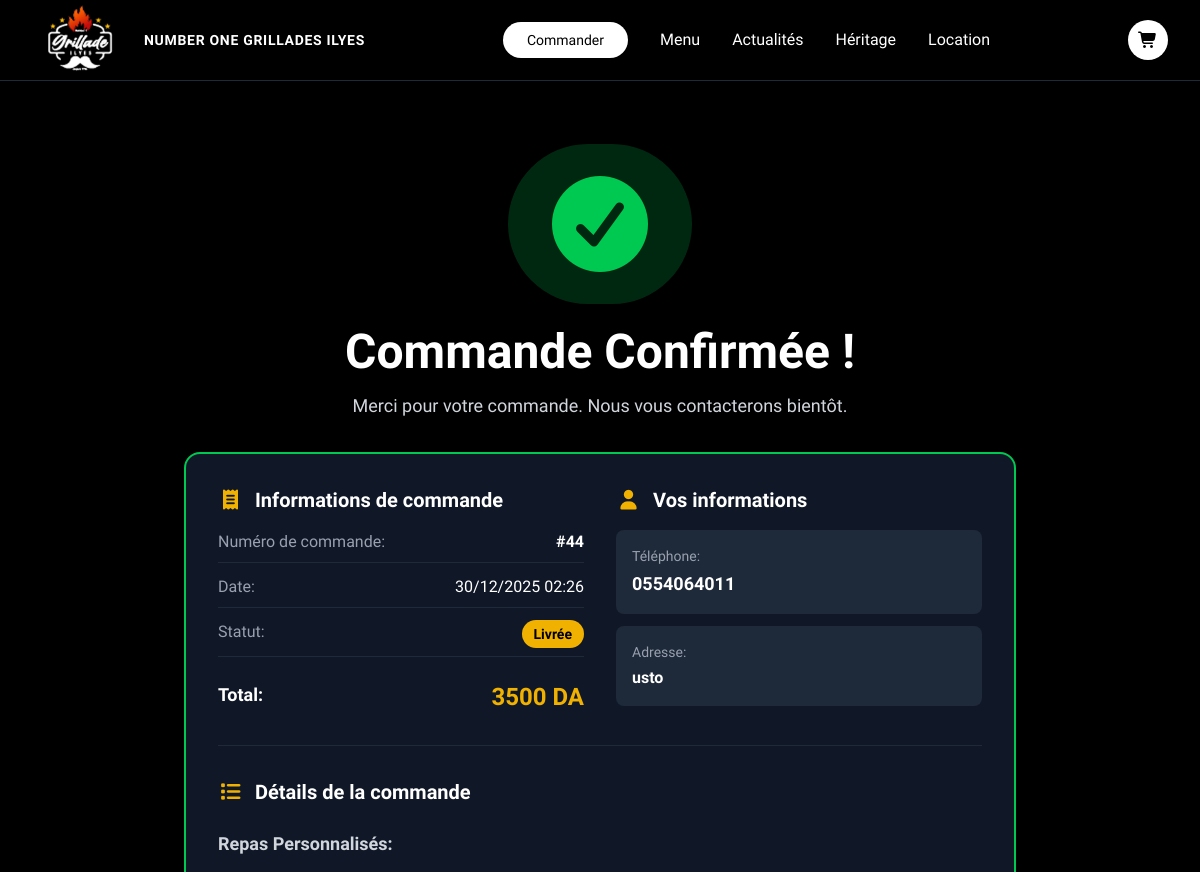
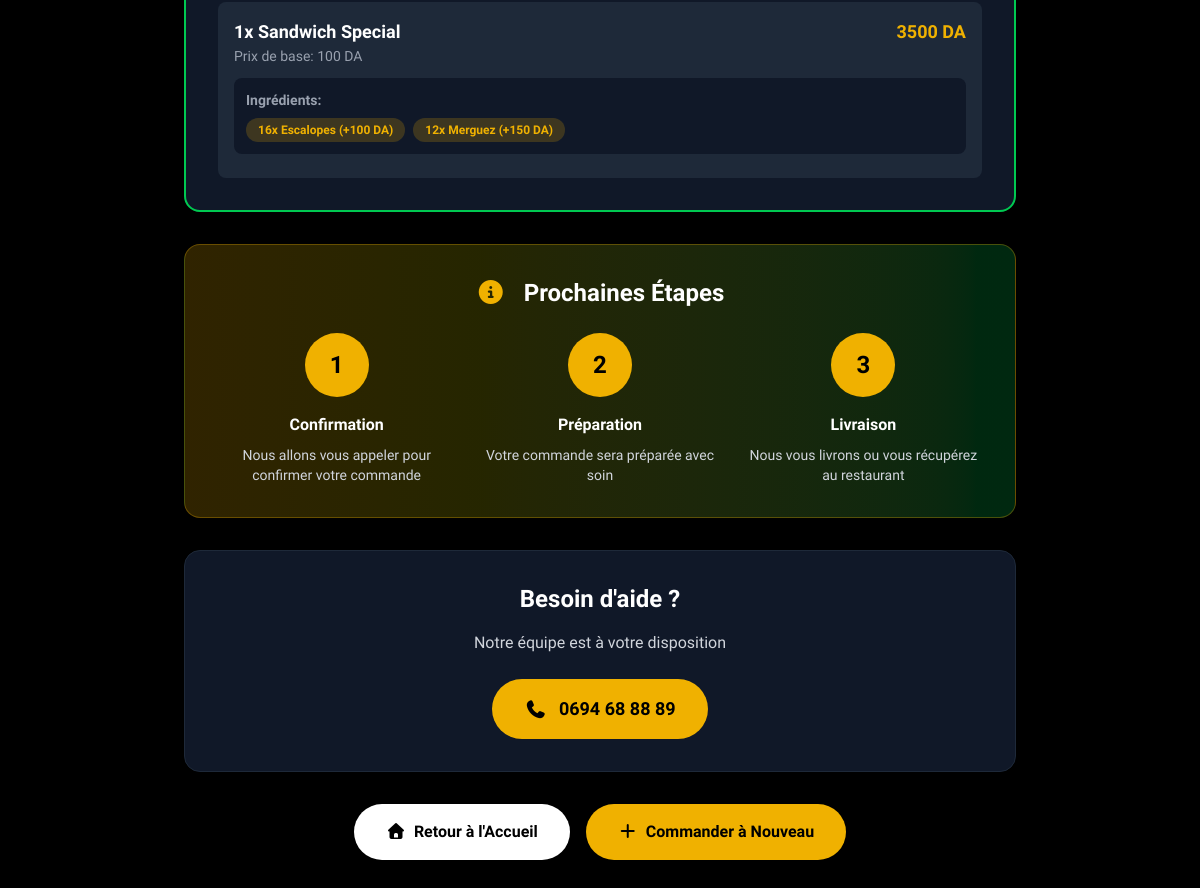
The page /restaurant/confirmation/44/ on the database its author committed (2 pictures, top to bottom).
### restaurant/models.py (models this page shows, shortened)
class Order(models.Model):
    STATUS_CHOICES = [
        ('pending', 'En attente'),
        ('confirmed', 'Confirmée'),
        ('preparing', 'En préparation'),
        ('ready', 'Prête'),
        ('delivered', 'Livrée'),
        ('cancelled', 'Annulée'),
    ]
    customer_phone = models.CharField(max_length=20)
    customer_name = models.CharField(max_length=100, blank=True)
    customer_address = models.TextField(blank=True, null=True)
    total_price = models.DecimalField(max_digits=10, decimal_places=2)
    additional_notes = models.TextField(blank=True, null=True)
    status = models.CharField(max_length=20, choices=STATUS_CHOICES, default='pending')
    created_at = models.DateTimeField(auto_now_add=True)
    updated_at = models.DateTimeField(auto_now=True)
    class Meta:
        ordering = ['-created_at']

class OrderSpecialMeal(models.Model):
    order = models.ForeignKey(Order, on_delete=models.CASCADE, related_name='special_meals')
    special_meal = models.ForeignKey(SpecialMeal, on_delete=models.CASCADE)
    quantity = models.IntegerField(validators=[MinValueValidator(1)])
    base_price = models.DecimalField(max_digits=10, decimal_places=2)
    total_price = models.DecimalField(max_digits=10, decimal_places=2)
    notes = models.TextField(blank=True, null=True)

class SpecialMeal(models.Model):
    name = models.CharField(max_length=100)
    description = models.TextField()
    base_price = models.DecimalField(max_digits=10, decimal_places=2)
    image = models.ImageField(upload_to='special_meals/')
    is_available = models.BooleanField(default=True)
    available_ingredients = models.ManyToManyField(
        Ingredient,
        through='SpecialMealIngredient',
        related_name='special_meals'
    )

class OrderSpecialMealIngredient(models.Model):
    order_special_meal = models.ForeignKey(
        OrderSpecialMeal,
        on_delete=models.CASCADE,
        related_name='selected_ingredients'
    )
    ingredient = models.ForeignKey(Ingredient, on_delete=models.CASCADE)
    quantity = models.IntegerField(validators=[MinValueValidator(1)])
    unit_price = models.DecimalField(max_digits=10, decimal_places=2)

class Ingredient(models.Model):
    name = models.CharField(max_length=100)
    category = models.ForeignKey(IngredientCategory, on_delete=models.CASCADE)
    price = models.DecimalField(
        max_digits=10,
        decimal_places=2,
        default=0,
        help_text="Extra cost for this ingredient (0 if included in base)"
    )
    is_available = models.BooleanField(default=True)
    image = models.ImageField(upload_to='ingredients/', blank=True, null=True)
    class Meta:
        ordering = ['category__order', 'name']

### restaurant/views.py (the view)
# urls.py: path('confirmation/<int:order_id>/', views.order_confirmation, name='order_confirmation'),
def order_confirmation(request, order_id):
    order = get_object_or_404(Order, id=order_id)
    context = {
        'order': order
    }
    return render(request, 'restaurant/order_confirmation.html', context)

### restaurant/templates/restaurant/order_confirmation.html (shortened to what this page needs)
{% extends 'base.html' %}
{% load static %}
{% block content %}
<section class="bg-black min-h-screen py-16">
    <div class="max-w-4xl mx-auto px-4 sm:px-6 lg:px-8">
        <div class="text-center mb-8">
            <div class="inline-block bg-green-500/20 rounded-full p-8 mb-6 animate-pulse">
                <i class="fas fa-check-circle text-green-500 text-8xl"></i>
            </div>
            <h1 class="text-4xl md:text-5xl font-bold text-white mb-4">
                Commande Confirmée !
            </h1>
            <p class="text-gray-300 text-lg">
                Merci pour votre commande. Nous vous contacterons bientôt.
            </p>
        </div>
        <div class="bg-gray-900 rounded-2xl p-8 border-2 border-green-500 mb-8">
            <div class="grid grid-cols-1 md:grid-cols-2 gap-8 mb-8">
                <div>
                    <h2 class="text-xl font-bold text-white mb-4 flex items-center">
                        <i class="fas fa-receipt text-yellow-500 mr-3"></i>
                        Informations de commande
                    </h2>
                    <div class="space-y-3">
                        <div class="flex justify-between border-b border-gray-800 pb-2">
                            <span class="text-gray-400">Numéro de commande:</span>
                            <span class="text-white font-bold">#{{ order.id }}</span>
                        </div>
                        <div class="flex justify-between border-b border-gray-800 pb-2">
                            <span class="text-gray-400">Date:</span>
                            <span class="text-white">{{ order.created_at|date:"d/m/Y H:i" }}</span>
                        </div>
                        <div class="flex justify-between border-b border-gray-800 pb-2">
                            <span class="text-gray-400">Statut:</span>
                            <span class="bg-yellow-500 text-black px-3 py-1 rounded-full text-sm font-bold">
                                {{ order.get_status_display }}
                            </span>
                        </div>
                        <div class="flex justify-between pt-3">
                            <span class="text-white font-bold text-lg">Total:</span>
                            <span class="text-yellow-500 font-bold text-2xl">{{ order.total_price|floatformat:0 }} DA</span>
                        </div>
                    </div>
                </div>
                <div>
                    <h2 class="text-xl font-bold text-white mb-4 flex items-center">
                        <i class="fas fa-user text-yellow-500 mr-3"></i>
                        Vos informations
                    </h2>
                    <div class="space-y-3">
                        <div class="bg-gray-800 rounded-lg p-4">
                            <p class="text-gray-400 text-sm mb-1">Téléphone:</p>
                            <p class="text-white font-semibold text-lg">{{ order.customer_phone }}</p>
                        </div>
                        {% if order.customer_address %}
                        <div class="bg-gray-800 rounded-lg p-4">
                            <p class="text-gray-400 text-sm mb-1">Adresse:</p>
                            <p class="text-white font-semibold">{{ order.customer_address }}</p>
                        </div>
                        {% endif %}
                    </div>
                </div>
            </div>
            <div class="border-t border-gray-800 pt-8">
                <h2 class="text-xl font-bold text-white mb-6 flex items-center">
                    <i class="fas fa-list text-yellow-500 mr-3"></i>
                    Détails de la commande
                </h2>
                {% if order.special_meals.all %}
                <div>
                    <h3 class="text-lg font-semibold text-gray-300 mb-4">Repas Personnalisés:</h3>
                    <div class="space-y-4">
                        {% for special in order.special_meals.all %}
                        <div class="bg-gray-800 rounded-lg p-4">
                            <div class="flex justify-between items-start mb-3">
                                <div>
                                    <p class="text-white font-semibold text-lg">{{ special.quantity }}x {{ special.special_meal.name }}</p>
                                    <p class="text-gray-400 text-sm">Prix de base: {{ special.base_price|floatformat:0 }} DA</p>
                                </div>
                                <span class="text-yellow-500 font-bold text-lg">{{ special.total_price|floatformat:0 }} DA</span>
                            </div>
                            <div class="bg-gray-900 rounded-lg p-3 mb-2">
                                <p class="text-gray-400 text-sm font-semibold mb-2">Ingrédients:</p>
                                <div class="flex flex-wrap gap-2">
                                    {% for ing in special.selected_ingredients.all %}
                                    <span class="bg-yellow-500/20 text-yellow-500 px-3 py-1 rounded-full text-xs font-semibold">
                                        {{ ing.quantity }}x {{ ing.ingredient.name }}
                                        {% if ing.unit_price > 0 %}(+{{ ing.unit_price|floatformat:0 }} DA){% endif %}
                                    </span>
                                    {% endfor %}
                                </div>
                            </div>
                        </div>
                        {% endfor %}
                    </div>
                </div>
                {% endif %}
            </div>
        </div>
        <div class="bg-gradient-to-r from-yellow-500/20 to-green-500/20 rounded-2xl p-8 border border-yellow-500/30 mb-8">
            <h2 class="text-2xl font-bold text-white mb-6 text-center">
                <i class="fas fa-info-circle text-yellow-500 mr-3"></i>
                Prochaines Étapes
            </h2>
            <div class="grid grid-cols-1 md:grid-cols-3 gap-6">
                <div class="text-center">
                    <div class="bg-yellow-500 text-black w-16 h-16 rounded-full flex items-center justify-center mx-auto mb-4 text-2xl font-bold">1</div>
                    <h3 class="text-white font-bold mb-2">Confirmation</h3>
                    <p class="text-gray-300 text-sm">Nous allons vous appeler pour confirmer votre commande</p>
                </div>
                <div class="text-center">
                    <div class="bg-yellow-500 text-black w-16 h-16 rounded-full flex items-center justify-center mx-auto mb-4 text-2xl font-bold">2</div>
                    <h3 class="text-white font-bold mb-2">Préparation</h3>
                    <p class="text-gray-300 text-sm">Votre commande sera préparée avec soin</p>
                </div>
                <div class="text-center">
                    <div class="bg-yellow-500 text-black w-16 h-16 rounded-full flex items-center justify-center mx-auto mb-4 text-2xl font-bold">3</div>
                    <h3 class="text-white font-bold mb-2">Livraison</h3>
                    <p class="text-gray-300 text-sm">Nous vous livrons ou vous récupérez au restaurant</p>
                </div>
            </div>
        </div>
        <div class="bg-gray-900 rounded-2xl p-8 border border-gray-800 text-center mb-8">
            <h2 class="text-2xl font-bold text-white mb-4">Besoin d'aide ?</h2>
            <p class="text-gray-300 mb-6">Notre équipe est à votre disposition</p>
            <a href="tel:+213694688889" class="inline-flex items-center gap-3 bg-yellow-500 text-black px-8 py-4 rounded-full font-bold hover:bg-yellow-400 transition text-lg">
                <i class="fas fa-phone"></i>
                0694 68 88 89
            </a>
        </div>
        <div class="flex flex-col sm:flex-row gap-4 justify-center">
            <a href="{% url 'core:home' %}" class="bg-white text-black px-8 py-4 rounded-full font-bold hover:bg-gray-200 transition text-center">
                <i class="fas fa-home mr-2"></i>Retour à l'Accueil
            </a>
            <a href="{% url 'restaurant:order' %}" class="bg-yellow-500 text-black px-8 py-4 rounded-full font-bold hover:bg-yellow-400 transition text-center">
                <i class="fas fa-plus mr-2"></i>Commander à Nouveau
            </a>
        </div>
    </div>
</section>
{% endblock %}

### core/templates/base.html (style rules this page uses)
.font-marcellus { font-family: 'Marcellus', serif; }

### restaurant/templates/restaurant/order_confirmation.html (style rules this page uses)
.animate-pulse { animation: pulse 2s ease-in-out infinite; }

### rows shown on the page
Order: id "44", created_at "30/12/2025 02:26", status "Livrée", total_price "3500", customer_phone "0554064011", customer_address "usto"
OrderSpecialMeal: quantity "1", special_meal.name "Sandwich Special", base_price "100", total_price "3500"
OrderSpecialMealIngredient: quantity "16", ingredient.name "Escalopes", unit_price "100"
OrderSpecialMealIngredient: quantity "12", ingredient.name "Merguez", unit_price "150"
